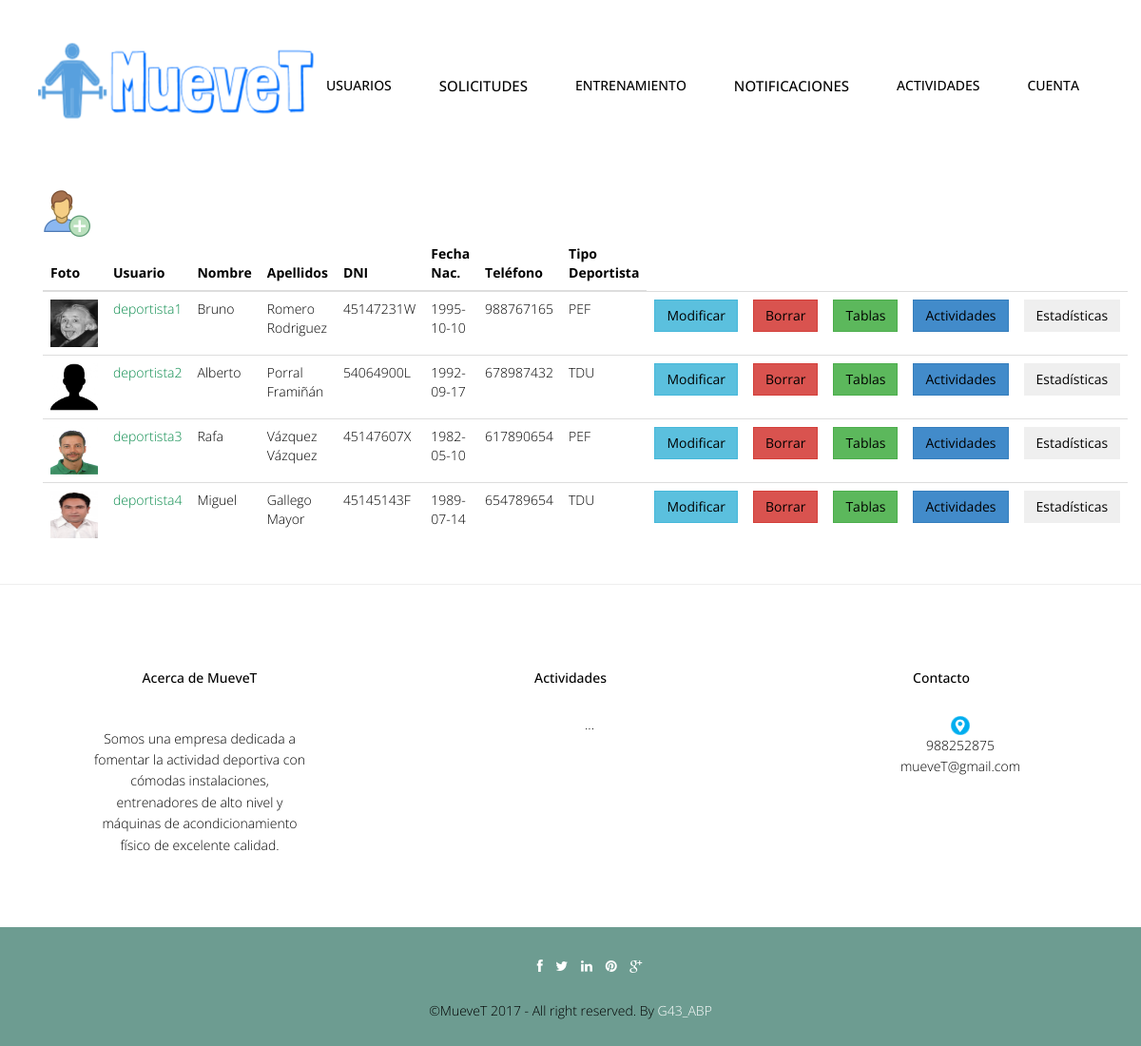
/abp/Controllers/DEPORTISTA_Controller.php?user=deportista (signed in), run on the app's committed database.
### tables this page shows
CREATE TABLE `usuario` (
  `foto` varchar(500) DEFAULT '../img/user.jpg',
  `userName` varchar(20) NOT NULL,
  `password` varchar(128) NOT NULL,
  `tipoUsuario` int(10) NOT NULL,
  `nombre` varchar(20) NOT NULL,
  `apellidos` varchar(70) NOT NULL,
  `dni` varchar(9) NOT NULL,
  `fechaNac` date NOT NULL,
  `direccion` varchar(80) DEFAULT NULL,
  `telefono` int(15) DEFAULT NULL,
  `email` varchar(30) NOT NULL
);

CREATE TABLE `deportista` (
  `userName` varchar(20) NOT NULL,
  `tipoDeportista` char(3) NOT NULL,
  `metodoPago` varchar(45) NOT NULL
);

### abp/Models/USUARIO_Model.php (called while the page is built, shortened)
<?php
include '../Functions/LibraryFunctions.php';
class USUARIO_Modelo {
    var $mysqli;
    function ConectarBD() {
        $this->mysqli = new mysqli("localhost", "root", "", "muevet");
    }
    function ConsultarTodo($user) {
        if ($user == "entrenador") {
            $sql = "SELECT * FROM USUARIO, ENTRENADOR WHERE USUARIO.userName=ENTRENADOR.userName AND USUARIO.tipoUsuario=2";
        } else if ($user == "deportista") {
            $sql = "SELECT * FROM USUARIO, DEPORTISTA WHERE USUARIO.userName=DEPORTISTA.userName AND USUARIO.tipoUsuario=3";
        } else {
            $sql = "SELECT * FROM USUARIO";
        }
        if (!($resultado = $this->mysqli->query($sql))) {
            return 'Error en la consulta sobre la base de datos';
        } else {
            $toret = array();
            $i = 0;
            while ($fila = $resultado->fetch_array()) {
                $toret[$i] = $fila;
                $i++;
            }
            return $toret;
        }
    }
}
?>

### abp/Views/DEPORTISTA_SHOWALL_Vista.php (the view, shortened to what this page needs)
<?php
class DEPORTISTA_Show {
    private $datos;
    function __construct($array, $tablasEstandar, $tablasPersonalizadas, $volver) {
        $this->datos = $array;
        $this->render();
    }
    function render() {
        ?>
        <div class="container">
            <?php
            $lista = array('foto', 'userName', 'nombre', 'apellidos', 'dni', 'fechaNac', 'telefono', 'tipoDeportista');
            ?>
            <br><br>
            <div class="container">
                <div align='left'>
                    <?php if (ConsultarTipoUsuarioLogin() == 1) { ?>
                        <a href='DEPORTISTA_Controller.php?accion=<?php echo $strings['Insertar']; ?>'><img src="../img/useradd.png" width="50px" height="50px"></a>
                    <?php } ?>
                </div>
                <table class="table">
                    <thead class="thead-dark">
                        <tr>
                            <?php
                            foreach ($lista as $titulo) {
                                echo "<th>";
                                echo $strings[$titulo];
                                echo "</th>";
                            }
                            echo "</tr>";
                            echo "</thead>";
                            echo "<tbody>";
                            for ($j = 0; $j < count($this->datos); $j++) {
                                echo "<tr>";
                                foreach ($this->datos [$j] as $clave => $valor) {
                                    for ($i = 0; $i < count($lista); $i++) {
                                        if ($clave === $lista[$i]) {
                                            echo "<td>";
                                            if (($clave === 'foto')) {
                                                if (is_file($valor)) {
                                                    ?><a target='_blank' href='<?php echo $valor ?>'><img src='<?php echo $valor ?>' width="50" height="50"></a> <?php
                                                } else {
                                                    ?><a target='_blank' href="../img/user.jpg"><img src="../img/user.jpg" width="50" height="50"></a> <?php
                                            }
                                            break;
                                        }
                                        if ($clave === 'userName') {
                                            ?>
                                        <a href='DEPORTISTA_Controller.php?userName=<?php echo $this->datos[$j]['userName'] . '&accion=' . $strings['Ver']; ?>'><font color="#088A4B"><?php echo $valor; ?></font></a> <?php
                                    } else {
                                        echo $valor;
                                    }
                                    echo "</td>";
                                }
                            }
                        }
                        ?>
                        <?php if (ConsultarTipoUsuarioLogin() == 1) { ?>
                            <td><button type="button" class="btn btn-info"><a href='DEPORTISTA_Controller.php?userName=<?php echo $this->datos[$j]['userName'] . '&accion=' . $strings['Modificar']; ?>'><?php echo $strings['Modificar']; ?></a></button></td>
                            <td><button type="button" class="btn btn-danger"><a href='DEPORTISTA_Controller.php?userName=<?php echo $this->datos[$j]['userName'] . '&accion=' . $strings['Borrar']; ?>'><?php echo $strings['Borrar']; ?></a></button></td>
                            <?php }
                            if (ConsultarTipoUsuarioLogin() != 3) { ?>
                            <td><button type="button" class="btn btn-success"><a href='DEPORTISTA_Controller.php?userName=<?php echo $this->datos[$j]['userName'] . '&accion=' . $strings['AsignarT']; ?>'><?php echo $strings['Tablas']; ?></a></button></td>
                            <td><button type="button" class="btn btn-primary"><a href='DEPORTISTA_Controller.php?userName=<?php echo $this->datos[$j]['userName'] . '&accion=' . $strings['ActividadesGrupales']; ?>'><?php echo $strings['ActividadesGrupales']; ?></a></button></td>
                            <td><button type="button" class="btn btn"><a href='ESTADISTICAS_Controller.php?userName=<?php echo $this->datos[$j]['userName'] . '&accion=' . $strings['VerEstadisticas']; ?>'><?php echo $strings['VerEstadisticas']; ?></a></button></td>
                                <?php }
                            }
                            ?>
                    </tbody>
                </table>
            </div>
        </div>
        <?php
        include '../Views/footer.php';
    }
}

### abp/css/style.css (style rules this page uses)
body { font-family:'Open Sans', Arial, sans-serif; font-size:14px; font-weight:300; line-height:1.6em; color:#000; background-color:#fff; }
.link-list ul,li,a { color:#000; list-style:none; }

### abp/css/overwrite.css (style rules this page uses)
.btn { text-shadow: none; background-image:none; border-color: none; border-bottom-color: none; -webkit-box-shadow: none; -moz-box-shadow: none; box-shadow: none; }
.btn { outline:0; -webkit-border-radius: 0; -moz-border-radius: 0; border-radius: 0; }

### data on the page
usuario: foto (picture), nombre "Bruno", apellidos "Romero Rodriguez", dni "45147231W", fechaNac "1995-10-10", telefono "988767165"
deportista: userName "deportista1", tipoDeportista "PEF"
usuario: foto (placeholder picture), nombre "Alberto", apellidos "Porral Framiñán", dni "54064900L", fechaNac "1992-09-17", telefono "678987432"
deportista: userName "deportista2", tipoDeportista "TDU"
usuario: foto (picture), nombre "Rafa", apellidos "Vázquez Vázquez", dni "45147607X", fechaNac "1982-05-10", telefono "617890654"
deportista: userName "deportista3", tipoDeportista "PEF"
usuario: foto (picture), nombre "Miguel", apellidos "Gallego Mayor", dni "45145143F", fechaNac "1989-07-14", telefono "654789654"
deportista: userName "deportista4", tipoDeportista "TDU"

### other printed values
$strings['Cuenta'] "CUENTA"
$strings[$titulo] "Foto"
$strings[$titulo] "Usuario"
$strings[$titulo] "Nombre"
$strings[$titulo] "Apellidos"
$strings[$titulo] "DNI"
$strings[$titulo] "Fecha Nac."
$strings[$titulo] "Teléfono"
$strings[$titulo] "Tipo Deportista"
